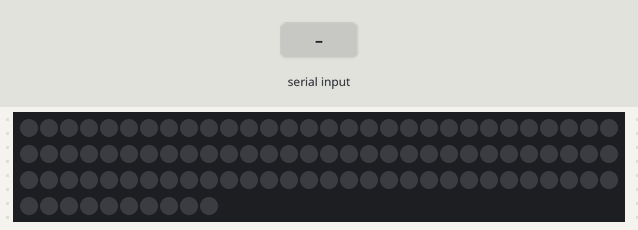
Recording of a sketch running on a simulated Arduino Uno, built with avr-gcc and run on an emulated ATmega328P. On the bench: 100 RGB LEDs in strip order, left to right, continuing on the next row. The inputs (shaded band) are chosen by the test bench. Dim RGB values are drawn brighter than linear; what the sketch prints to the serial monitor is not drawn.

Above: at 1.2 s.
1.3 s: "90,45,200\n" received over the second serial link
At 1.8 s:
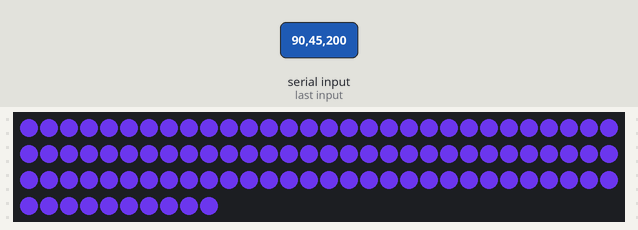
2.8 s: "90,45\n" received over the second serial link
At 4.0 s:
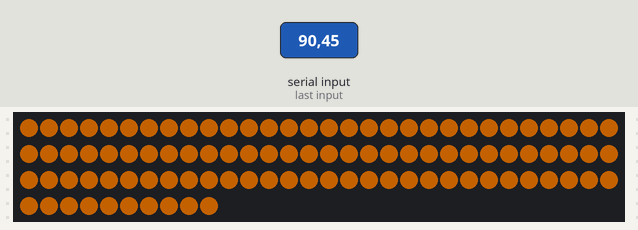
4.3 s: "30,150,10,200\n" received over the second serial link
At 5.2 s:
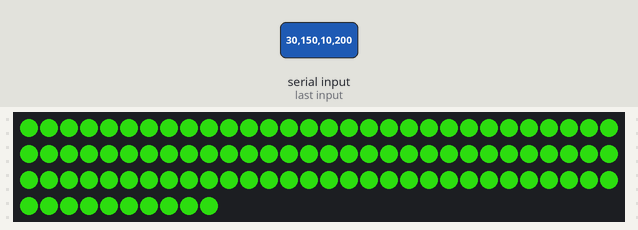
5.8 s: "5\n" received over the second serial link
At 6.4 s:
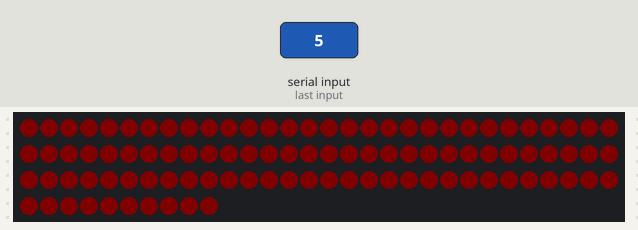
7.3 s: "1,90,45\n" received over the second serial link
At 8.5 s:
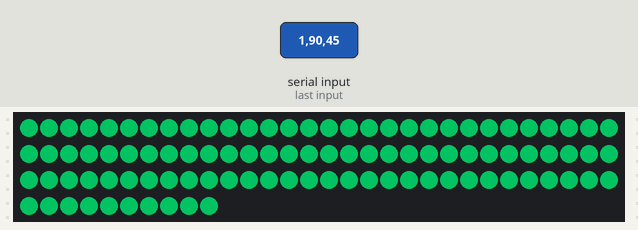
8.8 s: "30,150,10\n" received over the second serial link
At 9.8 s:
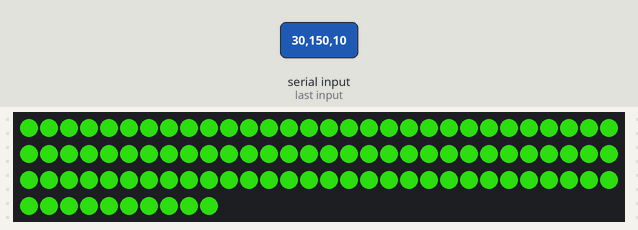
Timing chart, 0 to 11.3 s (numbered marks = the images above; inputs shaded):
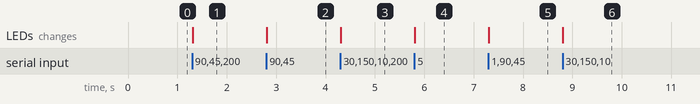

The sketch:

led_setting.ino
```cpp
#include <Adafruit_NeoPixel.h> // Adafruit NeoPixel 라이브러리 포함
#include <SoftwareSerial.h>      // 소프트웨어 시리얼 라이브러리 포함

// --- 설정 값 (사용자 환경에 맞게 수정) ---
#define LED_PIN    5  // NeoPixel 데이터 핀 번호
#define LED_COUNT  100 // 연결된 LED의 총 개수
#define BT_RX_PIN  8  // 블루투스 모듈의 TX와 연결될 핀
#define BT_TX_PIN  7  // 블루투스 모듈의 RX와 연결될 핀

// NeoPixel 객체 생성 (GRBW 타입으로 설정)
Adafruit_NeoPixel strip(LED_COUNT, LED_PIN, NEO_GRB + NEO_KHZ800);

// 블루투스 통신을 위한 SoftwareSerial 객체 생성
SoftwareSerial BTSerial(BT_RX_PIN, BT_TX_PIN);

String receivedString = ""; // 블루투스로부터 수신한 데이터를 저장할 변수

void setup() {
  Serial.begin(9600);      // PC와의 시리얼 통신 시작 (디버깅용)
  BTSerial.begin(9600);    // 블루투스 모듈과의 통신 시작 (HC-06의 기본 속도)

  strip.begin();           // NeoPixel 라이브러리 초기화
  strip.show();            // 모든 LED를 끈 상태로 시작
  strip.setBrightness(255); // 밝기 설정 (0~255), 너무 밝으면 전력 소모가 크니 주의!

  Serial.println("아두이노 준비 완료. 블루투스 연결을 기다립니다...");
}

void loop() {
  // 블루투스 시리얼을 통해 데이터가 수신되었는지 확인
  while (BTSerial.available()) {
    char inChar = (char)BTSerial.read(); // 데이터를 한 글자씩 읽음

    // 안드로이드 앱에서 보낸 데이터의 끝을 의미하는 '\n' (줄바꿈) 문자를 받으면
    if (inChar == '\n') {
      Serial.print("수신된 데이터: ");
      Serial.println(receivedString);

      // 수신된 문자열을 파싱하여 LED 색상으로 변환하는 함수 호출
      parseAndSetColor(receivedString);

      // 다음 데이터를 받기 위해 문자열 변수를 비움
      receivedString = "";
    } else {
      // 줄바꿈 문자가 아니면 문자열에 계속 추가
      receivedString += inChar;
    }
  }
}

// 수신된 문자열(예: "255,0,0,0")을 파싱하여 LED 색상을 설정하는 함수
void parseAndSetColor(String data) {
  // 쉼표(,)를 기준으로 문자열을 잘라 각 색상 값을 추출
  int r = getValue(data, ',', 0).toInt();
  int g = getValue(data, ',', 1).toInt();
  int b = getValue(data, ',', 2).toInt();
  int w = getValue(data, ',', 3).toInt();

  // 디버깅을 위해 시리얼 모니터에 파싱된 값 출력
  Serial.print("R: "); Serial.print(r);
  Serial.print(" G: "); Serial.print(g);
  Serial.print(" B: "); Serial.print(b);
  Serial.print(" W: "); Serial.println(w);

  // 모든 LED의 색상을 한 번에 동일하게 설정
  for(int i=0; i < strip.numPixels(); i++) {
    strip.setPixelColor(i, strip.Color(r, g, b, w));
  }

  // 변경된 색상 정보를 LED에 실제로 적용
  strip.show();
}

// 쉼표로 구분된 문자열에서 특정 순서(index)의 값을 추출하는 함수
String getValue(String data, char separator, int index) {
  int found = 0;
  int strIndex[] = {0, -1};
  int maxIndex = data.length() - 1;

  for (int i = 0; i <= maxIndex && found <= index; i++) {
    if (data.charAt(i) == separator || i == maxIndex) {
      found++;
      strIndex[0] = strIndex[1] + 1;
      strIndex[1] = (i == maxIndex) ? i + 1 : i;
    }
  }
  return found > index ? data.substring(strIndex[0], strIndex[1]) : "";
}
```

Measured:
- after the input at 1.3 s, the LEDs: change at once (image 1)
- after the input at 2.8 s, the LEDs: change at once (image 2)
- after the input at 4.3 s, the LEDs: change at once (image 3)
- after the input at 5.8 s, the LEDs: change at once (image 4)
- after the input at 7.3 s, the LEDs: change at once (image 5)
- after the input at 8.8 s, the LEDs: change at once (image 6)
